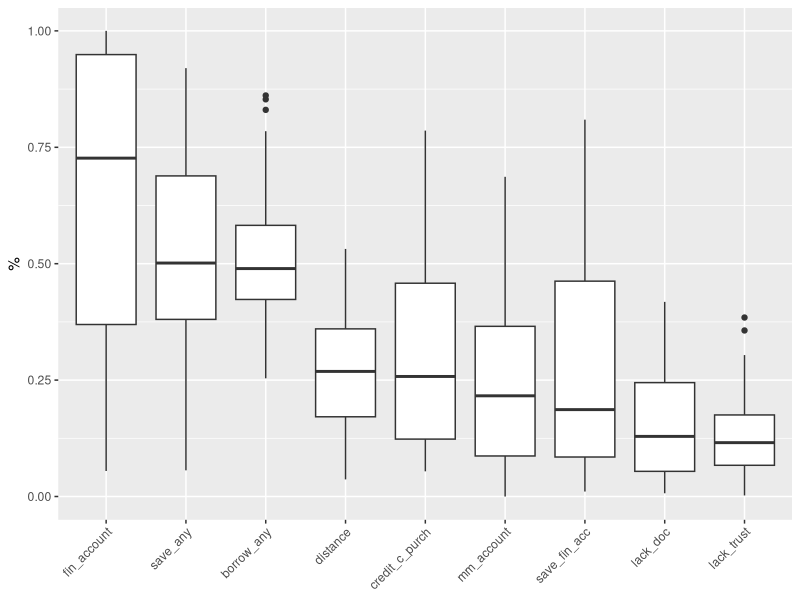
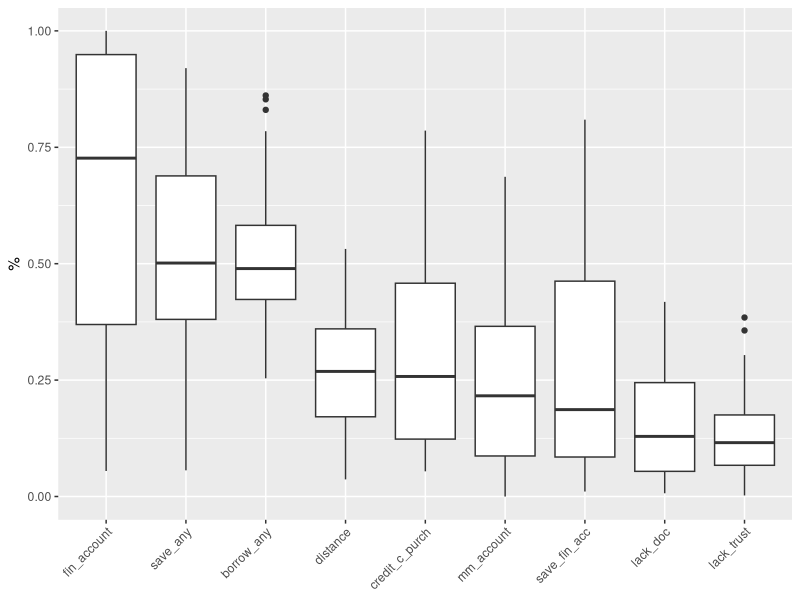

Source code (R) for these figures, in order: (Note: this script raises an error after producing the figures.)
require(tidyverse)
require(ggplot2)
require(GGally)
require(VIM)
library(mice) # Cargamos la librería
library(xtable)

#wd
# setwd('/home/mateo1/repos/financialinclusionClustering')
setwd('C:/Users/mateo/Documents/repos/financialinclusionClustering')

#data
countries = read.csv("data/FINDEXCountry.csv")
dataset = read.csv("data/data.csv")
data = dataset[ dataset$year == 2021,]

col_nam = names(data[,4:ncol(data)])

# EDA
glimpse(data)
nrow(data[!complete.cases(data),])

mySummary <- function(vector, na.rm = T, round = 2){
  results <- c('Std. Dev' = round(sd(unlist(vector), na.rm), round), summary(vector))
  return(results)
}

# summ_df  = do.call(cbind, lapply(data[,4:ncol(data)], summary))
summ_df  = do.call(cbind, lapply(data[,4:ncol(data)], mySummary))

print(xtable(summ_df), include.rownames = T)


# boxplot
data %>% 
  select(col_nam) %>%
  stack() %>% 
  # ggplot(aes(x = ind, y = values)) +
  ggplot(aes(x = reorder(ind, values, FUN = median,na.rm = TRUE, decreasing = T), y = values)) +
  # ggplot(aes(x = fct_reorder(ind, values, fun = median,na.rm = TRUE, .desc =TRUE), y = values)) +
  geom_boxplot()+
  labs(y = '%')+
  theme(axis.text.x = element_text( angle=45, hjust = 1),
        axis.title.x   = element_blank(),
        legend.position = 'none')
ggsave('results/boxplot.jpg',    width = 4, height = 4)

data %>% 
  # summarise_all(sd, na.rm=T)
  summarise(sd= sd, na.rm=T)

# Missing paterns
dataset %>%
  left_join(countries[, c("Country.Code", 'Region') ], by = 'Country.Code' ) %>% 
  pivot_longer(col_nam) %>% 
  group_by(Region) %>%
  summarise_each(funs(sum(is.na(.))/length(.))) %>% 
  # top_n(n = 20, wt = value) %>% 
  # ggplot(aes(reorder(Country.Name, value,decreasing=T ), value))+
  ggplot(aes(reorder(Region, value,decreasing=T ), value))+
  geom_col()+
  labs(y = '%')+
  theme(axis.text.x = element_text( angle=45, hjust = 1),
        axis.title.x   = element_blank(),
        legend.position = 'none')
ggsave('results/missings_x_region.jpg',
       width = 4, height = 4)

country_all_na = data %>% 
  filter_at(vars(4:ncol(data)), all_vars(is.na(.)))
  # filter_at(vars(4:ncol(data)), all_vars( !complete.cases(.) ) )
country_all_na$Country.Code

data = data %>% 
  filter(!Country.Code %in% country_all_na$Country.Code)

na_plot =aggr(data[,4:ncol(data)], sortVar=TRUE, oma = c(16, 5, 5, 3), numbers=T)
# ggsave(na_plot$percent, 'results/missings_combinations.jpg')
na_plot$missings
summary(na_plot)

md.pattern(data[,4:ncol(data)], rotate.names=TRUE)

## ggally
lowerfun <- function(data,mapping){
  ggplot(data = data, mapping = mapping)+
    geom_point(alpha = 0.5)+
    scale_x_continuous(limits = c(0,1), breaks=c(0.25, 0.5, 0.75))+
    scale_y_continuous(limits = c(0,1), breaks=c(0.25, 0.5, 0.75))+
    geom_smooth(method = "loess")#+
    # theme(axis.text.x = element_text( angle=45))
}  


# Corr plot
# Matrix of plots
p1 <- ggpairs(data = data, columns = 4:ncol(data)  , #na.omit = TRUE ,
              # lower = list(continuous = "smooth")
              lower = list(continuous = wrap(lowerfun)),
              diag = list(continuous = "barDiag") )
  # +theme_grey(base_size = 8)
  # theme(axis.text=element_blank())+
  # theme_minimal(base_size = 9)


p2 <- ggcorr(data[,4:ncol(data) ], label = TRUE, label_round = 2)
g2 <- ggplotGrob(p2)
colors <- g2$grobs[[6]]$children[[3]]$gp$fill

# Change background color to tiles in the upper triangular matrix of plots 
idx <- 1
p <- ncol(data[,4:ncol(data) ] )
for (k1 in 1:(p-1)) {
  for (k2 in (k1+1):p) {
    plt <- getPlot(p1,k1,k2) +
      theme(panel.background = element_rect(fill = colors[idx], color="white"),
            panel.grid.major = element_line(color=colors[idx]))
    p1 <- putPlot(p1,plt,k1,k2)
    idx <- idx+1
  }
}

print(p1+ theme(strip.placement = "outside", text = element_text(size = 9)))
ggsave("results/ggpair.jpg",
       width = 10, height = 10)
